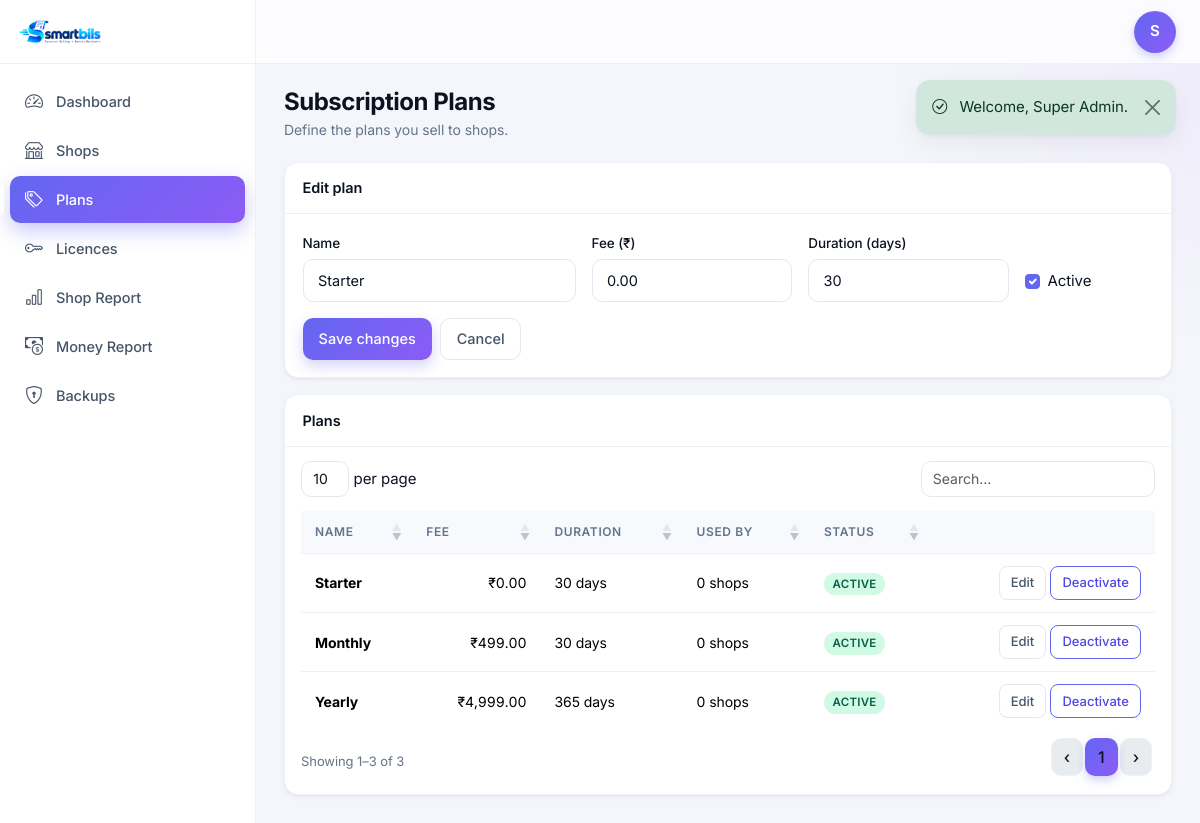
Page /admin/plans/index.php?edit=1 (signed in) on the committed database.
### tables this page shows
CREATE TABLE IF NOT EXISTS `subscription_plans` (
  `id`            BIGINT UNSIGNED NOT NULL AUTO_INCREMENT,
  `name`          VARCHAR(100) NOT NULL,
  `fee`           DECIMAL(12,2) NOT NULL DEFAULT 0,
  `duration_days` INT UNSIGNED NOT NULL DEFAULT 30,
  `is_active`     TINYINT(1) NOT NULL DEFAULT 1,
  `created_at`    DATETIME NOT NULL DEFAULT CURRENT_TIMESTAMP,
  `updated_at`    DATETIME NOT NULL DEFAULT CURRENT_TIMESTAMP ON UPDATE CURRENT_TIMESTAMP,
  PRIMARY KEY (`id`),
  UNIQUE KEY `uq_plans_name` (`name`)
);

### config/database.php (called while the page is built, shortened)
<?php
function db(): PDO {
    static $pdo = null;
    if ($pdo instanceof PDO) return $pdo;
    $dsn = sprintf(
        'mysql:host=%s;port=%s;dbname=%s;charset=%s',
        DB_HOST, DB_PORT, DB_NAME, DB_CHARSET
    );
    try {
        $pdo = new PDO($dsn, DB_USER, DB_PASS, [
            PDO::ATTR_ERRMODE            => PDO::ERRMODE_EXCEPTION,
            PDO::ATTR_DEFAULT_FETCH_MODE => PDO::FETCH_ASSOC,
            PDO::ATTR_EMULATE_PREPARES   => false,
            PDO::MYSQL_ATTR_INIT_COMMAND => "SET NAMES utf8mb4 COLLATE utf8mb4_unicode_ci, time_zone = '+05:30'",
        ]);
    } catch (PDOException $e) {
        if (defined('APP_DEBUG') && APP_DEBUG) {
            http_response_code(500);
            exit('DB connect failed: ' . htmlspecialchars($e->getMessage(), ENT_QUOTES, 'UTF-8'));
        }
        error_log('[DB] ' . $e->getMessage());
        http_response_code(500);
        exit('Service unavailable.');
    }
    return $pdo;
}

### includes/functions.php (called while the page is built, shortened)
<?php
function e($v): string {
    return htmlspecialchars((string)($v ?? ''), ENT_QUOTES, 'UTF-8');
}
function url(string $path = ''): string {
    return rtrim(BASE_URL, '/') . '/' . ltrim($path, '/');
}
function money($amount): string {
    return APP_CURRENCY_SYMBOL . number_format((float)$amount, 2);
}

### admin/plans/index.php (the view, shortened to what this page needs)
<?php
$plans = db()->query("
    SELECT p.*, (SELECT COUNT(*) FROM shop_licenses WHERE plan_id = p.id) AS usage_count
    FROM subscription_plans p
    ORDER BY p.is_active DESC, p.fee ASC")->fetchAll();
$edit = null;
if (!empty($_GET['edit'])) {
    $s = db()->prepare('SELECT * FROM subscription_plans WHERE id = :id');
    $s->execute([':id' => (int)$_GET['edit']]);
    $edit = $s->fetch();
}
require __DIR__ . '/../../includes/layout-top.php';
?>
<div class="sb-page-header">
  <div>
    <h1 class="sb-page-title">Subscription Plans</h1>
    <p class="sb-page-subtitle">Define the plans you sell to shops.</p>
  </div>
</div>
<div class="card mb-3">
  <div class="card-header"><?= $edit ? 'Edit plan' : 'Add plan' ?></div>
  <div class="card-body">
    <form method="post" class="js-once">
      <div class="row g-3">
        <div class="col-md-4">
          <label class="form-label">Name</label>
          <input class="form-control" name="name" value="<?= e($edit['name'] ?? '') ?>" required>
        </div>
        <div class="col-md-3">
          <label class="form-label">Fee (<?= APP_CURRENCY_SYMBOL ?>)</label>
          <input class="form-control" type="number" step="0.01" min="0" name="fee" value="<?= e($edit['fee'] ?? '0') ?>" required>
        </div>
        <div class="col-md-3">
          <label class="form-label">Duration (days)</label>
          <input class="form-control" type="number" min="1" name="duration_days" value="<?= e($edit['duration_days'] ?? '30') ?>" required>
        </div>
        <div class="col-md-2 d-flex align-items-end">
          <div class="form-check mb-2">
            <input class="form-check-input" type="checkbox" id="is_active" name="is_active" value="1" <?= (!$edit || $edit['is_active']) ? 'checked' : '' ?>>
            <label class="form-check-label" for="is_active">Active</label>
          </div>
        </div>
      </div>
      <div class="mt-3 d-flex gap-2">
        <button class="btn btn-primary"><?= $edit ? 'Save changes' : 'Add plan' ?></button>
        <?php if ($edit): ?><a href="<?= url('admin/plans/') ?>" class="btn btn-outline-secondary">Cancel</a><?php endif; ?>
      </div>
    </form>
  </div>
</div>
<div class="card">
  <div class="card-header">Plans</div>
  <div class="table-responsive">
    <table class="table sb-datatable" data-nosort="5">
      <thead><tr><th>Name</th><th class="sb-money">Fee</th><th>Duration</th><th>Used by</th><th>Status</th><th></th></tr></thead>
      <tbody>
      <?php foreach ($plans as $p): ?>
        <tr>
          <td><strong><?= e($p['name']) ?></strong></td>
          <td class="sb-money" data-order="<?= e($p['fee']) ?>"><?= money($p['fee']) ?></td>
          <td data-order="<?= (int)$p['duration_days'] ?>"><?= (int)$p['duration_days'] ?> days</td>
          <td data-order="<?= (int)$p['usage_count'] ?>"><?= (int)$p['usage_count'] ?> shops</td>
          <td data-order="<?= (int)$p['is_active'] ?>">
            <?php if ($p['is_active']): ?>
              <span class="badge-pill badge-paid">Active</span>
            <?php else: ?>
              <span class="badge-pill badge-unpaid">Inactive</span>
            <?php endif; ?>
          </td>
          <td class="text-end text-nowrap">
            <a class="btn btn-sm btn-outline-secondary" href="?edit=<?= (int)$p['id'] ?>">Edit</a>
            <form method="post" class="d-inline">
              <button class="btn btn-sm btn-outline-primary">
                <?= $p['is_active'] ? 'Deactivate' : 'Activate' ?>
              </button>
            </form>
          </td>
        </tr>
      <?php endforeach; ?>
      </tbody>
    </table>
  </div>
</div>
<?php require __DIR__ . '/../../includes/layout-bottom.php'; ?>

### rows in the picture
subscription_plans: name "Starter", fee "0.00", duration_days "30", is_active "☑", fee "₹0.00", usage_count "0", shows "ACTIVE", shows "Deactivate"
subscription_plans: name "Monthly", fee "₹499.00", duration_days "30", usage_count "0", is_active "ACTIVE"
subscription_plans: name "Yearly", fee "₹4,999.00", duration_days "365", usage_count "0", is_active "ACTIVE"

### other values in the picture
$label "Dashboard"
$label "Shops"
$label "Plans"
$label "Licences"
$label "Shop Report"
$label "Money Report"
$label "Backups"
$initials "S"
$m['msg'] "Welcome, Super Admin."
APP_CURRENCY_SYMBOL "₹"
